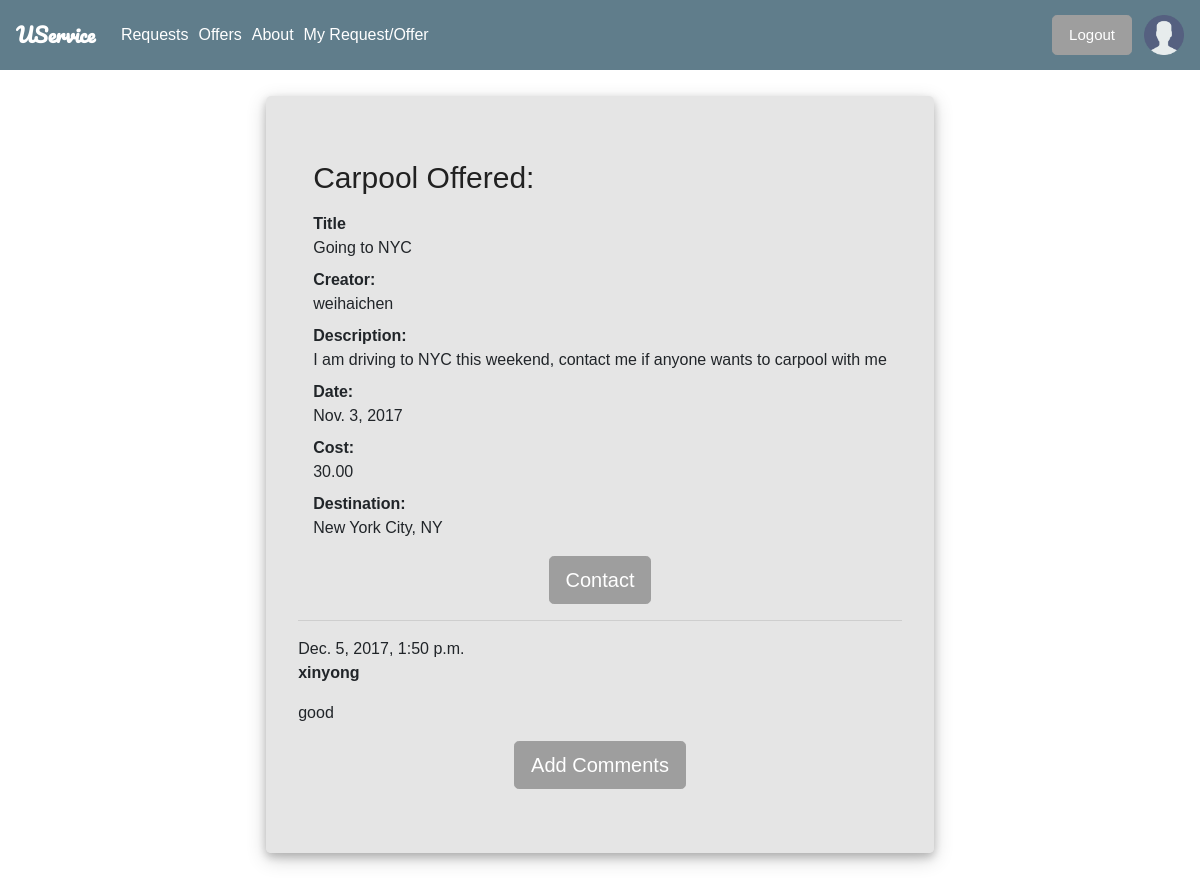
The page /USERVICE/carpoolDetail/4 (signed in) on the database its author committed.
### USERVICE/models.py (models this page shows, shortened)
class Carpool(models.Model):
    title = models.CharField(max_length=200)
    creator = models.ForeignKey(User, on_delete=models.SET_NULL, null=True)
    description = models.TextField(max_length=1000, help_text="Enter a brief desciption of the service")
    destination = models.CharField(max_length=200)
    date = models.DateField(null=True, blank=True)
    cost = models.DecimalField(max_digits=6, decimal_places=2, default=Decimal('0.00'))
    request = models.BooleanField(default=False)
    offer = models.BooleanField(default=False)

class CarpoolComment(models.Model):
    post = models.ForeignKey(Carpool, related_name='comments')
    text = models.TextField()
    author = models.CharField(max_length=200,blank=True,default='')
    created_date = models.DateTimeField(default=timezone.now)

### USERVICE/views.py (the view)
# urls.py: url(r'^carpoolDetail/(?P<pk>\d+)$', views.carpoolDetailView.as_view(), name='carpool-Detail'),
class carpoolDetailView(generic.DetailView):
    model=Carpool
    context_object_name="carpool"
    template_name='displayTemplate/carpoolDetail.html'

### USERVICE/templates/displayTemplate/carpoolDetail.html (shortened to what this page needs)
{% extends "base_generic.html" %}
{% block extra_head %}
{% load static %}
<link rel="stylesheet" href="{% static 'css/details.css' %}">
{% endblock %}
{% block content %}
    <div class="row">
      <div class="jumbotron">
        <div class="container">
          {% if carpool.offer %}
          <h1 class="text-left">Carpool Offered:</h1>
          {%else%}
          <h1 class="text-left">Carpool Requested:</h1>
          {%endif%}
        <dl class="dl-horizontal">
          <dt>Title</dt>
          <dd>{{carpool.title}}</dd>
          <dt>Creator:</dt>
          <dd>{{carpool.creator}}</dd>
          <dt>Description:</dt>
          <dd>{{carpool.description}}</dd>
          <dt>Date:</dt>
          <dd>{{carpool.date}}</dd>
          <dt>Cost:</dt>
          <dd>{{carpool.cost}}</dd>
          <dt>Destination:</dt>
          <dd>{{carpool.destination}}</dd>
        </dl>
        </div>
        <div class="text-center">
        <button type="button" class="btn btn-lg"><a href='{%url 'profile' pk=carpool.creator.pk%}'>Contact</a></button>
        </div>
        <hr>
    {% for comment in carpool.comments.all %}
        <div class="comment">
            <div class="date">{{ comment.created_date }}</div>
            <strong>{{ comment.author }}</strong>
            <p>{{ comment.text|linebreaks }}</p>
        </div>
    {% empty %}
        <p>No comments here yet :(</p>
    {% endfor %}
      <div class="text-center">
        <button type="button" class="btn btn-lg"><a href="{%url 'add_comment_to_carpool' pk=carpool.pk%}">Add Comments</button>
    </div>
  </div>
  </div>
{% endblock %}

### USERVICE/static/css/navbar.css (style rules this page uses)
* { font-family: Arial, Helvetica, sans-serif; }
a, a:active, a:hover { color: white; text-decoration: none; }

### USERVICE/static/css/details.css (style rules this page uses)
.btn-lg { background-color: #9E9E9E; border-color: #9E9E9E; color: white; }
.jumbotron { background-color: rgba(203, 203, 203, 0.49)!important; margin-top: 6rem; box-shadow: 0 4px 8px 0 rgba(0, 0, 0, 0.2), 0 6px 20px 0 rgba(0, 0, 0, 0.19); }
.row { justify-content: center; }
.text-left { font-size: 30px; color: #212121; }
h1 { color: #212121; }

### rows shown on the page
Carpool: title "Going to NYC", creator "weihaichen", description "I am driving to NYC this weekend, contact me if anyone wants to carpool with me", date "Nov. 3, 2017", cost "30.00", destination "New York City, NY"
CarpoolComment: created_date "Dec. 5, 2017, 1:50 p.m.", author "xinyong", text "good"
